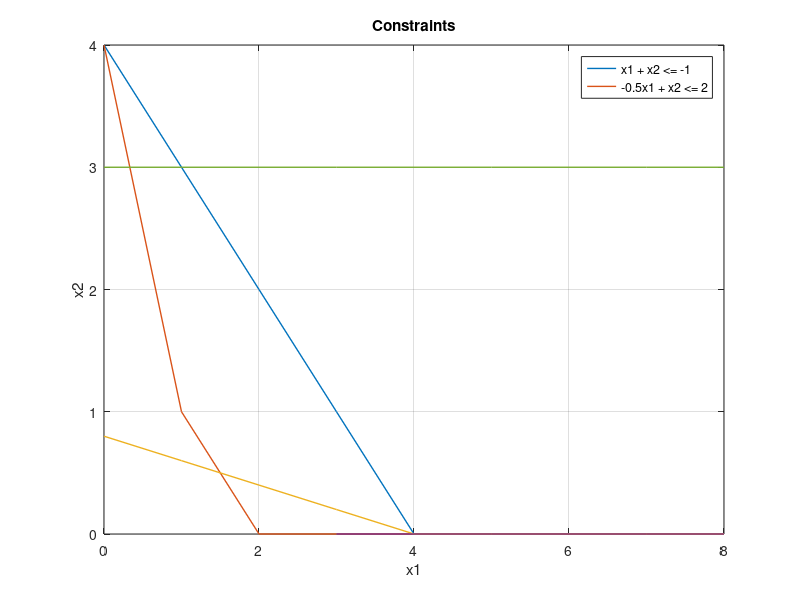

This figure's MATLAB source:
% Code For Graphical Method
clc; % Clear the command window
clear; % Clear the workspace
close all; % Close all figures
format short; % Set the format to short

% Input Parameters
c = [2 3]; % Cost coefficients
A = [1 1;6 2;1 5;1 0;0 1]; % Coefficient matrix for constraints
B = [4 ;8;4;3;3]; % Right-hand side vector for constraints

% Plotting Constraints
x1 = 0:1:max(B); % Range of x1 values for plotting
figure; % Create a new figure
for i = 1:size(A, 1)
    y = (B(i) - A(i, 1) * x1) / A(i, 2);
    plot(x1, max(0,y), 'LineWidth', 1); % Plot the constraint line
    hold on;
end
xlabel('x1'); % Label x-axis
ylabel('x2'); % Label y-axis
title('Constraints'); % Set title
grid on; % Turn on grid
legend('x1 + x2 <= -1', '-0.5x1 + x2 <= 2'); % Add legend with corrected labels

% Finding Intersection Points
intersectionPoints = [];
for i = 1:size(A, 1)
    for j = i+1:size(A, 1)
        A1 = A(i,:);
        B1 = B(i,:);
        A2 = A(j,:);
        B2 = B(j,:);
        X = inv([A1; A2]) * [B1; B2];
        if all(X >= 0) % Check if the solution is feasible
            intersectionPoints = [intersectionPoints; X'];
        end
    end
end

% Keeping only Feasible Region
feasiblePoints = [];
for i = 1:size(intersectionPoints, 1)
    if all(A * intersectionPoints(i,:)' <= B) % Check feasibility
        feasiblePoints = [feasiblePoints; intersectionPoints(i,:)];
    end
end

% Evaluating the Objective Function
if isempty(feasiblePoints) % Check if feasible region is empty
    disp('Unbounded or Infeasible'); % Display message
else
    objValues = feasiblePoints * c';
    if all(c >= 0) % Maximization problem
        [optimalValue, index] = max(objValues);
    else % Minimization problem
        [optimalValue, index] = min(objValues);
    end

    % Display Optimal Solution
    optimalPoint = feasiblePoints(index, :);
    fprintf("The optimal value of the function is %f at (%g,%g)\n", optimalValue, optimalPoint(1), optimalPoint(2));
end
% Code Ends
